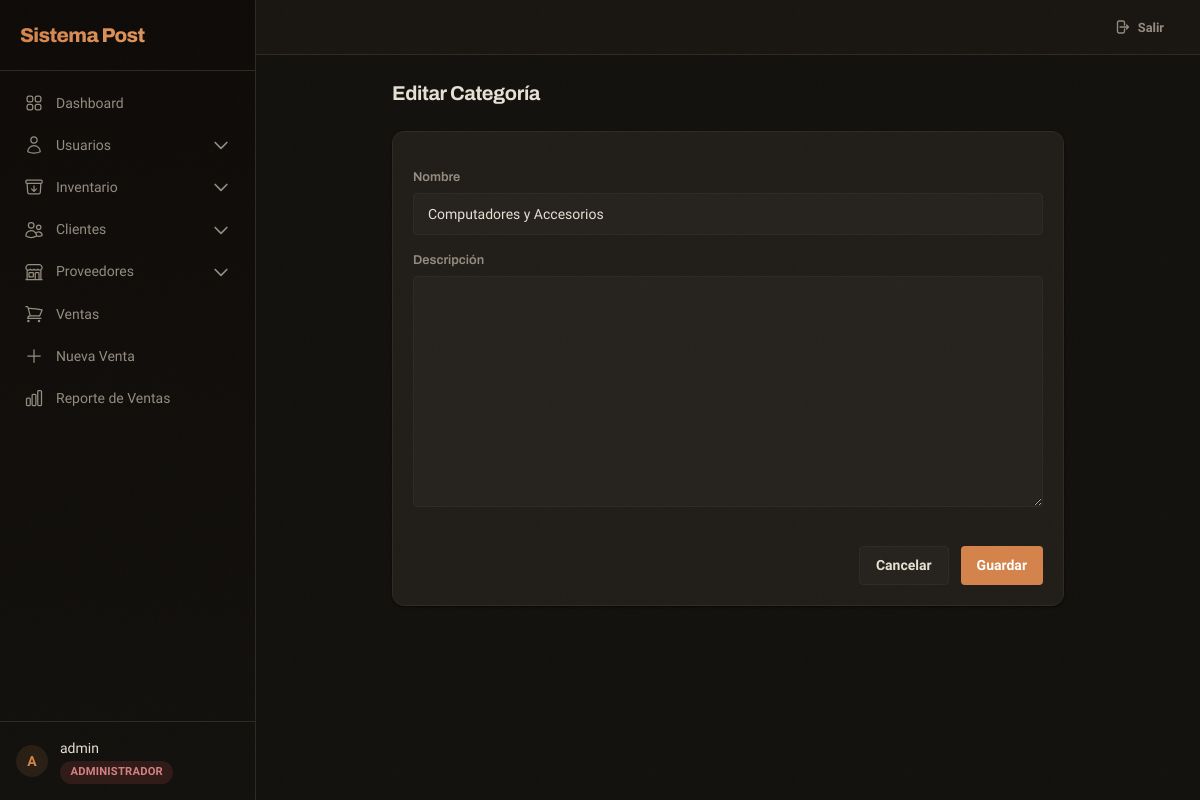
The app's page /inventory/categories/3/update/ (signed in) with its own data.
### apps/accounts/models.py (models this page shows, shortened)
class User(AbstractUser):
    class Role(models.TextChoices):
        ADMIN = 'admin', 'Administrador'
        SUPERVISOR = 'supervisor', 'Supervisor'
        USER = 'user', 'Usuario'
    role = models.CharField(
        max_length=20,
        choices=Role.choices,
        default=Role.USER,
        verbose_name='Rol'
    )
    phone = models.CharField(max_length=20, blank=True, verbose_name='Teléfono')
    class Meta:
        verbose_name = 'Usuario'
        verbose_name_plural = 'Usuarios'
    def is_admin(self):
        return self.role == self.Role.ADMIN or self.is_superuser

### apps/inventory/models.py (models this page shows, shortened)
class Category(models.Model):
    name = models.CharField(max_length=100, unique=True, verbose_name='Nombre')
    description = models.TextField(blank=True, verbose_name='Descripción')
    class Meta:
        verbose_name = 'Categoría'
        verbose_name_plural = 'Categorías'
        ordering = ['name']

### apps/inventory/views.py (the view)
# urls.py: path('categories/<int:pk>/update/', views.category_update, name='category_update'),
@login_required
@role_required(allowed_roles=['admin', 'supervisor'])
def category_update(request, pk):
    category = get_object_or_404(Category, pk=pk)
    if request.method == 'POST':
        form = CategoryForm(request.POST, instance=category)
        if form.is_valid():
            form.save()
            messages.success(request, 'Categoría actualizada correctamente.')
            return redirect('inventory:category_list')
    else:
        form = CategoryForm(instance=category)
    return render(request, 'inventory/category_form.html', {'form': form, 'title': 'Editar Categoría'})

### apps/inventory/forms.py
class CategoryForm(forms.ModelForm):
    class Meta:
        model = Category
        fields = '__all__'
    def __init__(self, *args, **kwargs):
        super().__init__(*args, **kwargs)
        for field in self.fields.values():
            field.widget.attrs.update({'class': 'form-input'})

### templates/inventory/category_form.html (shortened to what this page needs)
{% extends 'layouts/base.html' %}
{% block content %}
<div class="max-w-2xl mx-auto animate-fade-in-up">
    <h1 class="text-xl font-[var(--font-heading)] font-bold mb-6">{{ title }}</h1>
    <div class="card">
        <div class="card-body">
            <form method="post" class="space-y-4">
                {% for field in form %}
                <div>
                    <label>{{ field.label }}</label>
                    {{ field }}
                </div>
                {% endfor %}
                <div class="flex justify-end gap-3 pt-4">
                    <a href="{% url 'inventory:category_list' %}" class="btn btn-secondary">Cancelar</a>
                    <button type="submit" class="btn btn-primary">Guardar</button>
                </div>
            </form>
        </div>
    </div>
</div>
{% endblock %}

### templates/layouts/base.html (shortened to what this page needs)
<!DOCTYPE html>
<html lang="es">
<head>
    <script src="https://cdn.tailwindcss.com"></script>
    <link rel="stylesheet" href="/static/css/app.css">
</head>
<body>
    <div x-data="{ sidebarOpen: false }" class="flex h-screen overflow-hidden">
        {% if user.is_authenticated %}
        <div :class="{'translate-x-0': sidebarOpen, '-translate-x-full': !sidebarOpen}" class="sidebar fixed inset-y-0 left-0 z-30 w-64 transition-transform duration-300 ease-in-out lg:translate-x-0 lg:static lg:inset-auto lg:z-auto overflow-y-auto flex flex-col">
            <div class="flex items-center justify-between p-5 border-b border-[var(--border-color)]">
                <span class="sidebar-brand">Sistema Post</span>
            </div>
            <nav class="mt-3 px-3 space-y-0.5 flex-1 overflow-y-auto">
                <a href="{% url 'core:dashboard' %}" class="sidebar-link {% if request.resolver_match.url_name == 'dashboard' %}active{% endif %}">
                    Dashboard
                </a>
                {% if user.is_admin %}
                <div x-data="{ open: false }" class="space-y-0.5">
                    <button @click="open = !open" class="sidebar-link w-full text-left">
                        <svg viewBox="0 0 24 24" fill="none" stroke="currentColor" stroke-width="1.5"><path stroke-linecap="round" stroke-linejoin="round" d="M15.75 6a3.75 3.75 0 11-7.5 0 3.75 3.75 0 017.5 0zM4.501 20.118a7.5 7.5 0 0114.998 0A17.933 17.933 0 0112 21.75c-2.676 0-5.216-.584-7.499-1.632z"/></svg>
                        Usuarios
                        <svg :class="{'rotate-180': open}" class="w-3.5 h-3.5 ml-auto transition-transform" fill="none" stroke="currentColor" viewBox="0 0 24 24"><path stroke-linecap="round" stroke-linejoin="round" stroke-width="2" d="M19 9l-7 7-7-7"></path></svg>
                    </button>
                </div>
                {% endif %}
                <div x-data="{ open: false }" class="space-y-0.5">
                    <button @click="open = !open" class="sidebar-link w-full text-left">
                        Inventario
                        <svg :class="{'rotate-180': open}" class="w-3.5 h-3.5 ml-auto transition-transform" fill="none" stroke="currentColor" viewBox="0 0 24 24"><path stroke-linecap="round" stroke-linejoin="round" stroke-width="2" d="M19 9l-7 7-7-7"></path></svg>
                    </button>
                </div>
                <div x-data="{ open: false }" class="space-y-0.5">
                    <button @click="open = !open" class="sidebar-link w-full text-left">
                        Clientes
                        <svg :class="{'rotate-180': open}" class="w-3.5 h-3.5 ml-auto transition-transform" fill="none" stroke="currentColor" viewBox="0 0 24 24"><path stroke-linecap="round" stroke-linejoin="round" stroke-width="2" d="M19 9l-7 7-7-7"></path></svg>
                    </button>
                </div>
                <div x-data="{ open: false }" class="space-y-0.5">
                    <button @click="open = !open" class="sidebar-link w-full text-left">
                        Proveedores
                        <svg :class="{'rotate-180': open}" class="w-3.5 h-3.5 ml-auto transition-transform" fill="none" stroke="currentColor" viewBox="0 0 24 24"><path stroke-linecap="round" stroke-linejoin="round" stroke-width="2" d="M19 9l-7 7-7-7"></path></svg>
                    </button>
                </div>
                <a href="{% url 'sales:sale_list' %}" class="sidebar-link {% if 'sales' in request.resolver_match.view_name and 'sale_list' in request.resolver_match.url_name %}active{% endif %}">
                    Ventas
                </a>
                <a href="{% url 'sales:sale_new' %}" class="sidebar-link">
                    <svg viewBox="0 0 24 24" fill="none" stroke="currentColor" stroke-width="1.5"><path stroke-linecap="round" stroke-linejoin="round" d="M12 4.5v15m7.5-7.5h-15"/></svg>
                    Nueva Venta
                </a>
                <a href="{% url 'reports:view' %}" class="sidebar-link">
                    Reporte de Ventas
                </a>
            </nav>
            <div class="p-4 border-t border-[var(--border-color)]">
                <div class="flex items-center gap-3">
                    <div class="w-8 h-8 rounded-full bg-[var(--accent-light)] flex items-center justify-center text-[var(--accent)] font-bold text-sm font-[var(--font-heading)]">
                        {{ user.get_full_name|default:user.username|first|upper }}
                    </div>
                    <div class="flex-1 min-w-0">
                        <p class="text-sm font-medium text-[var(--text-primary)] truncate">{{ user.get_full_name|default:user.username }}</p>
                        <span class="badge
                            {% if user.role == 'admin' %}badge-red role-admin
                            {% elif user.role == 'supervisor' %}badge-amber
                            {% else %}badge-blue{% endif %}">
                            {{ user.get_role_display }}
                        </span>
                    </div>
                </div>
            </div>
        </div>
        {% endif %}
        <div class="flex-1 flex flex-col overflow-hidden">
            {% if user.is_authenticated %}
            <header class="header no-print px-4 lg:px-6 py-3 flex items-center justify-between lg:justify-end">
                <a href="{% url 'accounts:logout' %}" class="btn btn-ghost btn-sm">
                    <svg class="w-4 h-4" fill="none" stroke="currentColor" viewBox="0 0 24 24"><path stroke-linecap="round" stroke-linejoin="round" stroke-width="2" d="M15.75 9V5.25A2.25 2.25 0 0013.5 3h-6a2.25 2.25 0 00-2.25 2.25v13.5A2.25 2.25 0 007.5 21h6a2.25 2.25 0 002.25-2.25V15m3 0l3-3m0 0l-3-3m3 3H9"/></svg>
                    Salir
                </a>
            </header>
            {% endif %}
            <main class="flex-1 overflow-y-auto {% if user.is_authenticated %}p-4 md:p-6{% else %}flex items-center justify-center{% endif %}">
                <div class="max-w-7xl mx-auto">
                    {% block content %}{% endblock %}
                </div>
            </main>
        </div>
    </div>
</body>
</html>

### static/css/app.css (style rules this page uses)
:root { --bg-deep: #0d0a07; --bg-primary: #12100d; --bg-secondary: #1a1713; --bg-surface: #201d18; --bg-surface-hover: #28241f; --bg-elevated: #25221d; --border-color: #2d2923; --border-light: #3d3831; --text-primary: #e8e0d4; --text-secondary: #948c80; --text-muted: #6b655b; --accent: #d4834a; --accent-hover: #c4743e; --accent-light: rgba(212, 131, 74, 0.12); --accent-glow: rgba(212, 131, 74, 0.25); --warning: #d4a148; --warning-light: rgba(212, 161, 72, 0.12); --danger: #d45050; --danger-light: rgba(212, 80, 80, 0.12); --info: #5898d4; --info-light: rgba(88, 152, 212, 0.12); --purple: #a078d4; --purple-light: rgba(160, 120, 212, 0.12); --orange: #d48a48; --orange-light: rgba(212, 138, 72, 0.12); --radius-sm: 4px; --radius-md: 8px; --radius-lg: 12px; --radius-xl: 16px; --shadow-card: 0 1px 3px rgba(0,0,0,0.4), 0 1px 2px rgba(0,0,0,0.3); --shadow-elevated: 0 4px 12px rgba(0,0,0,0.5), 0 8px 24px rgba(0,0,0,0.3); --shadow-glow: 0 0 16px rgba(212, 131, 74, 0.15); --font-body: 'Sora', system-ui, sans-serif; --font-heading: 'Archivo', system-ui, sans-serif; --font-mono: 'DM Mono', monospace; --transition: 200ms cubic-bezier(0.4, 0, 0.2, 1); }
body::before { content: ''; position: fixed; inset: 0; z-index: 9999; pointer-events: none; opacity: 0.03; background-repeat: repeat; background-size: 256px 256px; }
* { box-sizing: border-box; }
html { scroll-behavior: smooth; }
body { font-family: var(--font-body); background: var(--bg-primary); color: var(--text-primary); -webkit-font-smoothing: antialiased; -moz-osx-font-smoothing: grayscale; }
h1, h2, h3, h4, h5, h6 { font-family: var(--font-heading); font-weight: 700; letter-spacing: -0.02em; }
.sidebar { background: linear-gradient(180deg, #0d0a07 0%, #12100d 100%); border-right: 1px solid var(--border-color); }
.sidebar-brand { font-family: var(--font-heading); font-weight: 800; font-size: 1.25rem; letter-spacing: -0.03em; background: linear-gradient(135deg, #d4834a, #e0955c); -webkit-background-clip: text; -webkit-text-fill-color: transparent; background-clip: text; }
.sidebar-link { display: flex; align-items: center; gap: 0.75rem; padding: 0.6rem 0.75rem; border-radius: var(--radius-sm); color: var(--text-secondary); font-size: 0.875rem; font-weight: 500; transition: all var(--transition); text-decoration: none; }
.sidebar-link svg { width: 1.25rem; height: 1.25rem; flex-shrink: 0; }
.header { background: rgba(26, 23, 19, 0.85); backdrop-filter: blur(12px); -webkit-backdrop-filter: blur(12px); border-bottom: 1px solid var(--border-color); }
.card { background: var(--bg-surface); border: 1px solid var(--border-color); border-radius: var(--radius-lg); box-shadow: var(--shadow-card); transition: all var(--transition); }
.card-body { padding: 1.25rem; }
.btn { display: inline-flex; align-items: center; gap: 0.5rem; padding: 0.5rem 1rem; border-radius: var(--radius-sm); font-size: 0.875rem; font-weight: 600; transition: all var(--transition); cursor: pointer; border: none; text-decoration: none; font-family: var(--font-body); }
.btn-primary { background: var(--accent); color: #fff; }
.btn-secondary { background: var(--bg-elevated); color: var(--text-primary); border: 1px solid var(--border-color); }
.btn-ghost { background: transparent; color: var(--text-secondary); }
.btn-sm { padding: 0.35rem 0.75rem; font-size: 0.8rem; }
.form-input { width: 100%; padding: 0.6rem 0.875rem; background: var(--bg-elevated); border: 1px solid var(--border-color); border-radius: var(--radius-sm); color: var(--text-primary); font-size: 0.875rem; font-family: var(--font-body); transition: all var(--transition); outline: none; }
.form-input::placeholder { color: var(--text-muted); }
textarea.form-input { resize: vertical; min-height: 80px; }
label { display: block; font-size: 0.8rem; font-weight: 600; color: var(--text-secondary); margin-bottom: 0.35rem; font-family: var(--font-heading); }
.badge { display: inline-flex; align-items: center; padding: 0.2rem 0.65rem; border-radius: 9999px; font-size: 0.7rem; font-weight: 600; letter-spacing: 0.02em; text-transform: uppercase; }
.badge-red { background: var(--danger-light); color: var(--danger); }
.role-admin { background: rgba(212, 80, 80, 0.15); color: #d48080; }
.animate-fade-in-up { animation: fadeInUp 0.4s ease-out both; }

### records on screen
User: get_full_name|first "A", get_full_name "admin", role "ADMINISTRADOR"
Category: form "Computadores y Accesorios"

### other values on screen
{{ title }} "Editar Categoría"
{{ field.label }} "Nombre" "Descripción"
